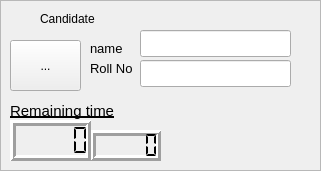
   <widget class="QFrame" name="frame_5">
    <property name="geometry">
     <rect>
      <x>880</x>
      <y>20</y>
      <width>321</width>
      <height>171</height>
     </rect>
    </property>
    <property name="styleSheet">
     <string notr="true">border-color: rgb(0, 0, 0);</string>
    </property>
    <property name="frameShape">
     <enum>QFrame::StyledPanel</enum>
    </property>
    <property name="frameShadow">
     <enum>QFrame::Raised</enum>
    </property>
    <widget class="QLabel" name="label_10">
     <property name="geometry">
      <rect>
       <x>90</x>
       <y>40</y>
       <width>51</width>
       <height>17</height>
      </rect>
     </property>
     <property name="palette">
      <palette>
       <active>
        <colorrole role="WindowText">
         <brush brushstyle="SolidPattern">
          <color alpha="255">
           <red>0</red>
           <green>0</green>
           <blue>0</blue>
          </color>
         </brush>
        </colorrole>
       </active>
       <inactive>
        <colorrole role="WindowText">
         <brush brushstyle="SolidPattern">
          <color alpha="255">
           <red>0</red>
           <green>0</green>
           <blue>0</blue>
          </color>
         </brush>
        </colorrole>
       </inactive>
       <disabled>
        <colorrole role="WindowText">
         <brush brushstyle="SolidPattern">
          <color alpha="255">
           <red>159</red>
           <green>158</green>
           <blue>158</blue>
          </color>
         </brush>
        </colorrole>
       </disabled>
      </palette>
     </property>
     <property name="font">
      <font>
       <pointsize>10</pointsize>
      </font>
     </property>
     <property name="text">
      <string>name</string>
     </property>
    </widget>
    <widget class="QLabel" name="label_9">
     <property name="geometry">
      <rect>
       <x>40</x>
       <y>10</y>
       <width>91</width>
       <height>17</height>
      </rect>
     </property>
     <property name="palette">
      <palette>
       <active>
        <colorrole role="WindowText">
         <brush brushstyle="SolidPattern">
          <color alpha="255">
           <red>0</red>
           <green>0</green>
           <blue>0</blue>
          </color>
         </brush>
        </colorrole>
       </active>
       <inactive>
        <colorrole role="WindowText">
         <brush brushstyle="SolidPattern">
          <color alpha="255">
           <red>0</red>
           <green>0</green>
           <blue>0</blue>
          </color>
         </brush>
        </colorrole>
       </inactive>
       <disabled>
        <colorrole role="WindowText">
         <brush brushstyle="SolidPattern">
          <color alpha="255">
           <red>159</red>
           <green>158</green>
           <blue>158</blue>
          </color>
         </brush>
        </colorrole>
       </disabled>
      </palette>
     </property>
     <property name="text">
      <string>Candidate</string>
     </property>
    </widget>
    <widget class="QLabel" name="label_2">
     <property name="geometry">
      <rect>
       <x>10</x>
       <y>100</y>
       <width>151</width>
       <height>21</height>
      </rect>
     </property>
     <property name="palette">
      <palette>
       <active>
        <colorrole role="WindowText">
         <brush brushstyle="SolidPattern">
          <color alpha="255">
           <red>0</red>
           <green>0</green>
           <blue>0</blue>
          </color>
         </brush>
        </colorrole>
       </active>
       <inactive>
        <colorrole role="WindowText">
         <brush brushstyle="SolidPattern">
          <color alpha="255">
           <red>0</red>
           <green>0</green>
           <blue>0</blue>
          </color>
         </brush>
        </colorrole>
       </inactive>
       <disabled>
        <colorrole role="WindowText">
         <brush brushstyle="SolidPattern">
          <color alpha="255">
           <red>159</red>
           <green>158</green>
           <blue>158</blue>
          </color>
         </brush>
        </colorrole>
       </disabled>
      </palette>
     </property>
     <property name="font">
      <font>
       <pointsize>11</pointsize>
       <weight>50</weight>
       <italic>false</italic>
       <bold>false</bold>
       <underline>true</underline>
      </font>
     </property>
     <property name="text">
      <string>Remaining time</string>
     </property>
    </widget>
    <widget class="QLCDNumber" name="lcdNumber_2">
     <property name="enabled">
      <bool>true</bool>
     </property>
     <property name="geometry">
      <rect>
       <x>90</x>
       <y>130</y>
       <width>71</width>
       <height>31</height>
      </rect>
     </property>
     <property name="palette">
      <palette>
       <active>
        <colorrole role="WindowText">
         <brush brushstyle="SolidPattern">
          <color alpha="255">
           <red>0</red>
           <green>0</green>
           <blue>0</blue>
          </color>
         </brush>
        </colorrole>
        <colorrole role="Button">
         <brush brushstyle="SolidPattern">
          <color alpha="255">
           <red>255</red>
           <green>255</green>
           <blue>255</blue>
          </color>
         </brush>
        </colorrole>
       </active>
       <inactive>
        <colorrole role="WindowText">
         <brush brushstyle="SolidPattern">
          <color alpha="255">
           <red>0</red>
           <green>0</green>
           <blue>0</blue>
          </color>
         </brush>
        </colorrole>
        <colorrole role="Button">
         <brush brushstyle="SolidPattern">
          <color alpha="255">
           <red>255</red>
           <green>255</green>
           <blue>255</blue>
          </color>
         </brush>
        </colorrole>
       </inactive>
       <disabled>
        <colorrole role="WindowText">
         <brush brushstyle="SolidPattern">
          <color alpha="255">
           <red>159</red>
           <green>158</green>
           <blue>158</blue>
          </color>
         </brush>
        </colorrole>
        <colorrole role="Button">
         <brush brushstyle="SolidPattern">
          <color alpha="255">
           <red>255</red>
           <green>255</green>
           <blue>255</blue>
          </color>
         </brush>
        </colorrole>
       </disabled>
      </palette>
     </property>
     <property name="font">
      <font>
       <pointsize>11</pointsize>
       <weight>75</weight>
       <bold>true</bold>
      </font>
     </property>
     <property name="cursor">
      <cursorShape>ArrowCursor</cursorShape>
     </property>
     <property name="contextMenuPolicy">
      <enum>Qt::DefaultContextMenu</enum>
     </property>
     <property name="toolTip">
      <string extracomment="secondsss"/>
     </property>
     <property name="accessibleName">
      <string/>
     </property>
     <property name="autoFillBackground">
      <bool>false</bool>
     </property>
     <property name="frameShadow">
      <enum>QFrame::Raised</enum>
     </property>
     <property name="lineWidth">
      <number>3</number>
     </property>
     <property name="segmentStyle">
      <enum>QLCDNumber::Flat</enum>
     </property>
     <property name="value" stdset="0">
      <double>0.000000000000000</double>
     </property>
     <property name="intValue" stdset="0">
      <number>0</number>
     </property>
    </widget>
    <widget class="QLabel" name="label_11">
     <property name="geometry">
      <rect>
       <x>90</x>
       <y>60</y>
       <width>51</width>
       <height>17</height>
      </rect>
     </property>
     <property name="palette">
      <palette>
       <active>
        <colorrole role="WindowText">
         <brush brushstyle="SolidPattern">
          <color alpha="255">
           <red>0</red>
           <green>0</green>
           <blue>0</blue>
          </color>
         </brush>
        </colorrole>
       </active>
       <inactive>
        <colorrole role="WindowText">
         <brush brushstyle="SolidPattern">
          <color alpha="255">
           <red>0</red>
           <green>0</green>
           <blue>0</blue>
          </color>
         </brush>
        </colorrole>
       </inactive>
       <disabled>
        <colorrole role="WindowText">
         <brush brushstyle="SolidPattern">
          <color alpha="255">
           <red>159</red>
           <green>158</green>
           <blue>158</blue>
          </color>
         </brush>
        </colorrole>
       </disabled>
      </palette>
     </property>
     <property name="font">
      <font>
       <pointsize>10</pointsize>
      </font>
     </property>
     <property name="text">
      <string>Roll No</string>
     </property>
    </widget>
    <widget class="QLCDNumber" name="lcdNumber">
     <property name="enabled">
      <bool>true</bool>
     </property>
     <property name="geometry">
      <rect>
       <x>10</x>
       <y>120</y>
       <width>81</width>
       <height>41</height>
      </rect>
     </property>
     <property name="palette">
      <palette>
       <active>
        <colorrole role="WindowText">
         <brush brushstyle="SolidPattern">
          <color alpha="255">
           <red>0</red>
           <green>0</green>
           <blue>0</blue>
          </color>
         </brush>
        </colorrole>
        <colorrole role="Button">
         <brush brushstyle="SolidPattern">
          <color alpha="255">
           <red>255</red>
           <green>255</green>
           <blue>255</blue>
          </color>
         </brush>
        </colorrole>
        <colorrole role="Base">
         <brush brushstyle="SolidPattern">
          <color alpha="255">
           <red>255</red>
           <green>255</green>
           <blue>255</blue>
          </color>
         </brush>
        </colorrole>
        <colorrole role="Window">
         <brush brushstyle="SolidPattern">
          <color alpha="255">
           <red>85</red>
           <green>255</green>
           <blue>255</blue>
          </color>
         </brush>
        </colorrole>
       </active>
       <inactive>
        <colorrole role="WindowText">
         <brush brushstyle="SolidPattern">
          <color alpha="255">
           <red>0</red>
           <green>0</green>
           <blue>0</blue>
          </color>
         </brush>
        </colorrole>
        <colorrole role="Button">
         <brush brushstyle="SolidPattern">
          <color alpha="255">
           <red>255</red>
           <green>255</green>
           <blue>255</blue>
          </color>
         </brush>
        </colorrole>
        <colorrole role="Base">
         <brush brushstyle="SolidPattern">
          <color alpha="255">
           <red>255</red>
           <green>255</green>
           <blue>255</blue>
          </color>
         </brush>
        </colorrole>
        <colorrole role="Window">
         <brush brushstyle="SolidPattern">
          <color alpha="255">
           <red>85</red>
           <green>255</green>
           <blue>255</blue>
          </color>
         </brush>
        </colorrole>
       </inactive>
       <disabled>
        <colorrole role="WindowText">
         <brush brushstyle="SolidPattern">
          <color alpha="255">
           <red>159</red>
           <green>158</green>
           <blue>158</blue>
          </color>
         </brush>
        </colorrole>
        <colorrole role="Button">
         <brush brushstyle="SolidPattern">
          <color alpha="255">
           <red>255</red>
           <green>255</green>
           <blue>255</blue>
          </color>
         </brush>
        </colorrole>
        <colorrole role="Base">
         <brush brushstyle="SolidPattern">
          <color alpha="255">
           <red>85</red>
           <green>255</green>
           <blue>255</blue>
          </color>
         </brush>
        </colorrole>
        <colorrole role="Window">
         <brush brushstyle="SolidPattern">
          <color alpha="255">
           <red>85</red>
           <green>255</green>
           <blue>255</blue>
          </color>
         </brush>
        </colorrole>
       </disabled>
      </palette>
     </property>
     <property name="font">
      <font>
       <weight>75</weight>
       <bold>true</bold>
      </font>
     </property>
     <property name="toolTip">
      <string/>
     </property>
     <property name="statusTip">
      <string extracomment="time"/>
     </property>
     <property name="accessibleName">
      <string/>
     </property>
     <property name="autoFillBackground">
      <bool>false</bool>
     </property>
     <property name="frameShape">
      <enum>QFrame::Box</enum>
     </property>
     <property name="frameShadow">
      <enum>QFrame::Raised</enum>
     </property>
     <property name="lineWidth">
      <number>3</number>
     </property>
     <property name="midLineWidth">
      <number>0</number>
     </property>
     <property name="smallDecimalPoint">
      <bool>false</bool>
     </property>
     <property name="segmentStyle">
      <enum>QLCDNumber::Flat</enum>
     </property>
    </widget>
    <widget class="QLineEdit" name="lineEdit_2">
     <property name="geometry">
      <rect>
       <x>140</x>
       <y>30</y>
       <width>151</width>
       <height>27</height>
      </rect>
     </property>
    </widget>
    <widget class="QToolButton" name="toolButton_5">
     <property name="geometry">
      <rect>
       <x>10</x>
       <y>40</y>
       <width>71</width>
       <height>51</height>
      </rect>
     </property>
     <property name="text">
      <string>...</string>
     </property>
     <property name="icon">
      <iconset resource="resources.qrc">
       <normaloff>:/new/prefix2/candidate</normaloff>:/new/prefix2/candidate</iconset>
     </property>
    </widget>
    <widget class="QLineEdit" name="lineEdit_3">
     <property name="geometry">
      <rect>
       <x>140</x>
       <y>60</y>
       <width>151</width>
       <height>27</height>
      </rect>
     </property>
    </widget>
   </widget>
